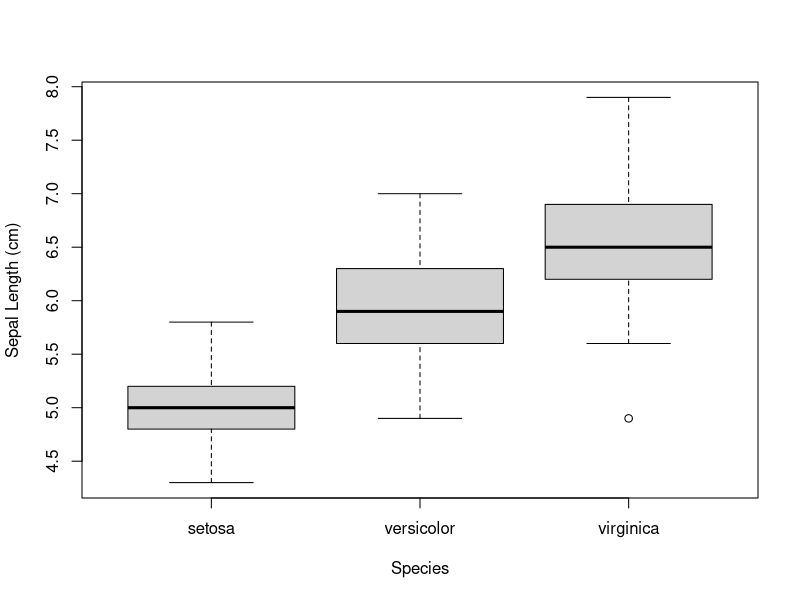
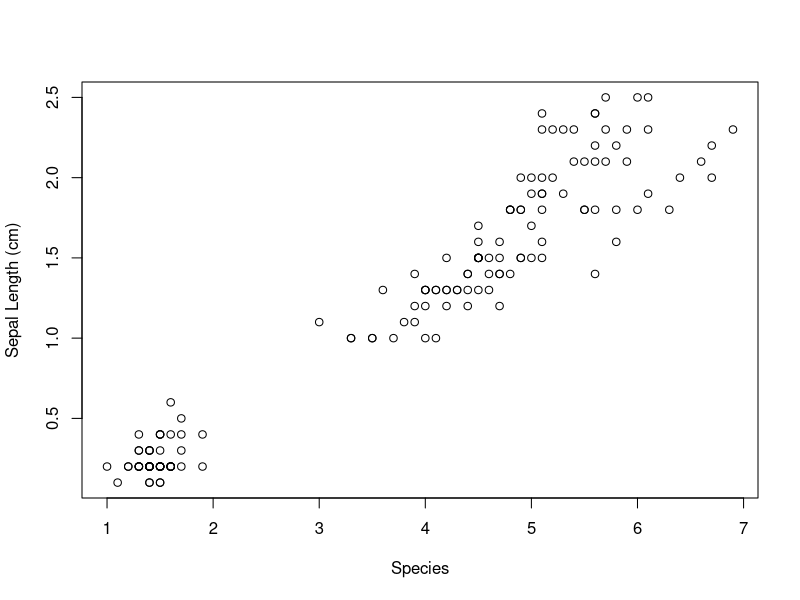

The R script that drew these images, in order:
data(iris)
fit_species = 
  lm(
    Sepal.Length ~ Species,
    data = iris)
summary(fit_species)


boxplot(
  Sepal.Length ~ Species,
  data = iris,
  ylab = "Sepal Length (cm)",
  xlab = "Species")

shapiro.test(residuals(fit_species))


fit_petals =
  lm(
    Petal.Width ~ Petal.Length,
     data = iris
  )

summary(fit_petals)

plot(
  Petal.Width ~ Petal.Length,
  data = iris,
  ylab = "Sepal Length (cm)",
  xlab = "Species")
